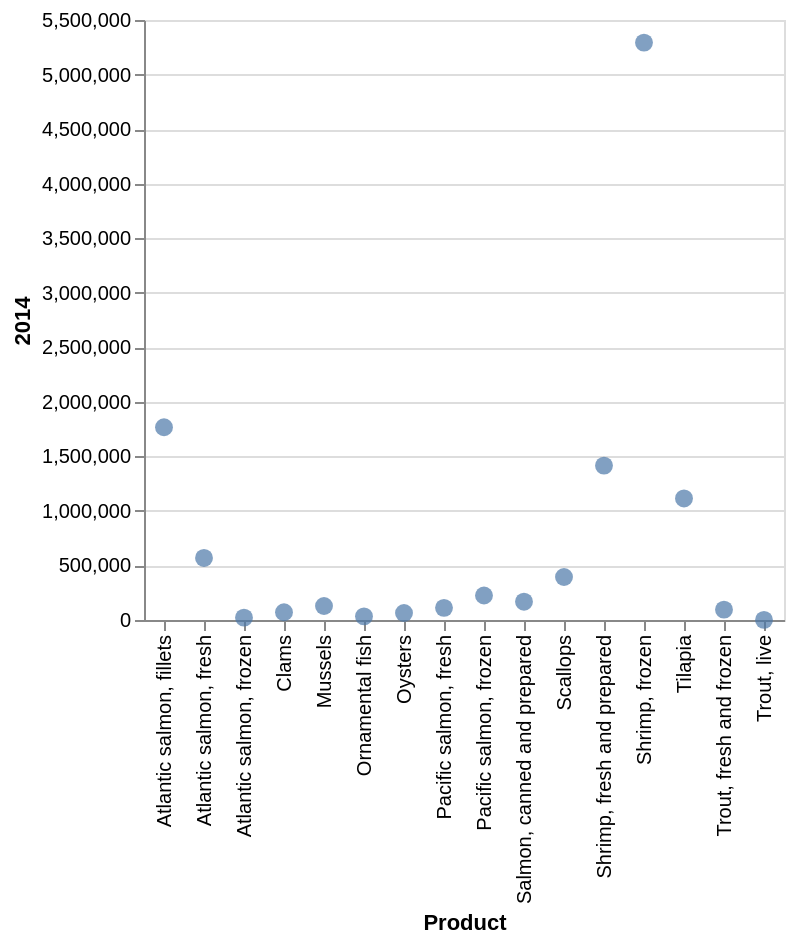

Here is the notebook cell this chart was saved with:
### Markdown cell above
- You can see Altair provides all the parts that we want to use to make up our plot as functions that we can call using the . (dot) notation to specify a function within the module, or within the chart we set up.

### Code cell
# This code creates a scatter plot with circular markers using the fish DataFrame. The mark_circle(size=80)
# function specifies that the markers should be circles with a size of 80. The x-axis represents 'Product',
# and the y-axis represents the values from 2014.
alt.Chart(fish).mark_circle(size=80).encode(
    x='Product',
    y='2014'
)

### Figure 1 — Vega-Lite specification as saved in the notebook (floating-point values rounded to 4 significant figures)
{"config": {"view": {"continuousWidth": 300, "continuousHeight": 300}}, "data": {"name": "data-f541a6179af65bc43b7b60bcdd80dcb9"}, "mark": {"type": "circle", "size": 80}, "encoding": {"x": {"field": "Product", "type": "nominal"}, "y": {"field": "2014", "type": "quantitative"}}, "$schema": "https://vega.github.io/schema/vega-lite/v5.8.0.json", "datasets": {"data-f541a6179af65bc43b7b60bcdd80dcb9": [{"Product": "Trout, fresh and frozen", "2014": 95010.0, "2015": 104800.0, "2016": 121000.0, "2017": 135200.0, "2018": 164700.0}, {"Product": "Atlantic salmon, fresh", "2014": 568900.0, "2015": 658800.0, "2016": 842600.0, "2017": 948900.0, "2018": 1036000.0}, {"Product": "Pacific salmon, fresh ", "2014": 111500.0, "2015": 69980.0, "2016": 80010.0, "2017": 70730.0, "2018": 90320.0}, {"Product": "Atlantic salmon, frozen", "2014": 21460.0, "2015": 16360.0, "2016": 24230.0, "2017": 22490.0, "2018": 20200.0}, {"Product": "Pacific salmon, frozen ", "2014": 224300.0, "2015": 239000.0, "2016": 246200.0, "2017": 302300.0, "2018": 360700.0}, {"Product": "Atlantic salmon, fillets", "2014": 1767000.0, "2015": 1503000.0, "2016": 1795000.0, "2017": 2160000.0, "2018": 2369000.0}, {"Product": "Salmon, canned and prepared ", "2014": 167800.0, "2015": 175400.0, "2016": 166500.0, "2017": 195400.0, "2018": 198000.0}, {"Product": "Tilapia ", "2014": 1114000.0, "2015": 980700.0, "2016": 754800.0, "2017": 674500.0, "2018": 686900.0}, {"Product": "Shrimp, frozen", "2014": 5293000.0, "2015": 4151000.0, "2016": 4458000.0, "2017": 5064000.0, "2018": 4728000.0}, {"Product": "Shrimp, fresh and prepared ", "2014": 1415000.0, "2015": 1284000.0, "2016": 1246000.0, "2017": 1480000.0, "2018": 1509000.0}, {"Product": "Oysters ", "2014": 64190.0, "2015": 72020.0, "2016": 74460.0, "2017": 77820.0, "2018": 87710.0}, {"Product": "Mussels ", "2014": 128400.0, "2015": 114300.0, "2016": 119900.0, "2017": 121800.0, "2018": 102700.0}, {"Product": "Clams ", "2014": 71340.0, "2015": 71410.0, "2016": 73060.0, "2017": 72420.0, "2018": 79220.0}, {"Product": "Scallops ", "2014": 394400.0, "2015": 350200.0, "2016": 328500.0, "2017": 264500.0, "2018": 243600.0}, {"Product": "Trout, live", "2014": 800.3, "2015": 1054.0, "2016": 1082.0, "2017": 1152.0, "2018": 1635.0}, {"Product": "Ornamental fish", "2014": 33730.0, "2015": 33780.0, "2016": 38790.0, "2017": 40050.0, "2018": 45250.0}]}}
